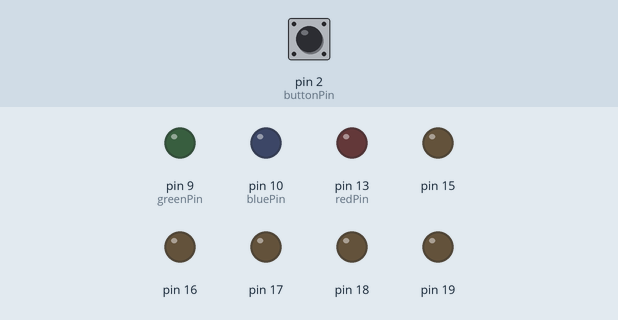
Simulated run of this sketch. Board: Arduino Uno, built with avr-gcc and run on an emulated ATmega328P. Shown: output pins drawn as LEDs (lit = HIGH). Inputs (shaded band) come from the test bench; at power-on: pin 2 (buttonPin) HIGH. Pins used as bus, display or sensor lines are not drawn; what the sketch prints to the serial monitor is not drawn.

Above: at 0.1 s.
At 5.1 s:
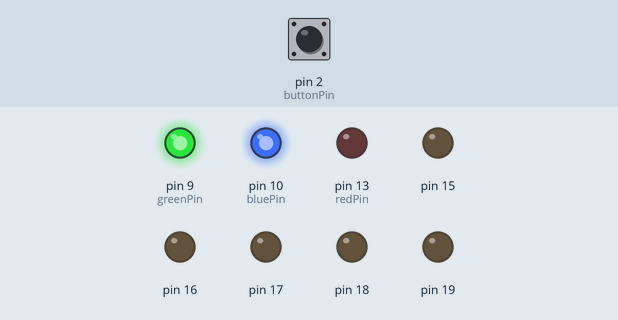
Timing chart, 0 to 6.6 s (numbered marks = the images above):
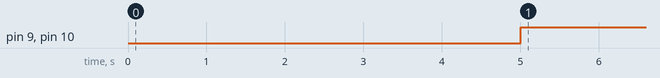

The sketch:

Alliance.ino
```cpp
/***************************************************************************/
//            Hardware: RadioShack Tricolor LED Strip
//            Arduino IDE: Arduino-1.0
//            Date:      April 17, 2013
//            Copyright© 2013 RadioShack Corporation
//
//  This library is free software; you can redistribute it and/or
//  modify it under the terms of the GNU Lesser General Public
//  License as published by the Free Software Foundation; either
//  version 2.1 of the License, or (at your option) any later version.
//
//  This library is distributed in the hope that it will be useful,
//  but WITHOUT ANY WARRANTY; without even the implied warranty of
//  MERCHANTABILITY or FITNESS FOR A PARTICULAR PURPOSE.  See the GNU
//  Lesser General Public License for more details.
//
//  You should have received a copy of the GNU Lesser General Public
//  License along with this library; if not, see <http://www.gnu.org/licenses/>
//
/*****************************************************************************/

#include <avr/pgmspace.h>

// ******** DEBUG ==== should auto config to adapt different mother board *********
//#define DATA_1 (PORTF |=  0X01)    // DATA 1    // for ATMEGA
//#define DATA_0 (PORTF &=  0XFE)    // DATA 0    // for ATMEGA
//#define STRIP_PINOUT DDRF=0xFF  // for ATMEGA
#define DATA_1 (PORTC |=  0X01)    // DATA 1    // for UNO
#define DATA_0 (PORTC &=  0XFE)    // DATA 0    // for UNO
#define STRIP_PINOUT (DDRC=0xFF)    // for UNO

PROGMEM const unsigned long pattern_test_green[10][10]={
  {0xff0000,0x000000,0x000000,0x000000,0x000000,0x000000,0x000000,0x000000,0x000000,0x000000},
  {0x000000,0xff0000,0x000000,0x000000,0x000000,0x000000,0x000000,0x000000,0x000000,0x000000},
  {0x000000,0x000000,0xff0000,0x000000,0x000000,0x000000,0x000000,0x000000,0x000000,0x000000},
  {0x000000,0x000000,0x000000,0xff0000,0x000000,0x000000,0x000000,0x000000,0x000000,0x000000},
  {0x000000,0x000000,0x000000,0x000000,0xff0000,0x000000,0x000000,0x000000,0x000000,0x000000},
  {0x000000,0x000000,0x000000,0x000000,0x000000,0xff0000,0x000000,0x000000,0x000000,0x000000},
  {0x000000,0x000000,0x000000,0x000000,0x000000,0x000000,0xff0000,0x000000,0x000000,0x000000},
  {0x000000,0x000000,0x000000,0x000000,0x000000,0x000000,0x000000,0xff0000,0x000000,0x000000},
  {0x000000,0x000000,0x000000,0x000000,0x000000,0x000000,0x000000,0x000000,0xff0000,0x000000},
  {0x000000,0x000000,0x000000,0x000000,0x000000,0x000000,0x000000,0x000000,0x000000,0xff0000},
};

PROGMEM const unsigned long pattern_solid_red[10][10]={
  {0x00ff00,0x00ff00,0x00ff00,0x00ff00,0x00ff00,0x00ff00,0x00ff00,0x00ff00,0x00ff00,0x00ff00},
  {0x00ff00,0x00ff00,0x00ff00,0x00ff00,0x00ff00,0x00ff00,0x00ff00,0x00ff00,0x00ff00,0x00ff00},
  {0x00ff00,0x00ff00,0x00ff00,0x00ff00,0x00ff00,0x00ff00,0x00ff00,0x00ff00,0x00ff00,0x00ff00},
  {0x00ff00,0x00ff00,0x00ff00,0x00ff00,0x00ff00,0x00ff00,0x00ff00,0x00ff00,0x00ff00,0x00ff00},
  {0x00ff00,0x00ff00,0x00ff00,0x00ff00,0x00ff00,0x00ff00,0x00ff00,0x00ff00,0x00ff00,0x00ff00},
  {0x00ff00,0x00ff00,0x00ff00,0x00ff00,0x00ff00,0x00ff00,0x00ff00,0x00ff00,0x00ff00,0x00ff00},
  {0x00ff00,0x00ff00,0x00ff00,0x00ff00,0x00ff00,0x00ff00,0x00ff00,0x00ff00,0x00ff00,0x00ff00},
  {0x00ff00,0x00ff00,0x00ff00,0x00ff00,0x00ff00,0x00ff00,0x00ff00,0x00ff00,0x00ff00,0x00ff00},
  {0x00ff00,0x00ff00,0x00ff00,0x00ff00,0x00ff00,0x00ff00,0x00ff00,0x00ff00,0x00ff00,0x00ff00},
  {0x00ff00,0x00ff00,0x00ff00,0x00ff00,0x00ff00,0x00ff00,0x00ff00,0x00ff00,0x00ff00,0x00ff00},
};

PROGMEM const unsigned long pattern_solid_blue[10][10]={
  {0x0000ff,0x0000ff,0x0000ff,0x0000ff,0x0000ff,0x0000ff,0x0000ff,0x0000ff,0x0000ff,0x0000ff},
  {0x0000ff,0x0000ff,0x0000ff,0x0000ff,0x0000ff,0x0000ff,0x0000ff,0x0000ff,0x0000ff,0x0000ff},
  {0x0000ff,0x0000ff,0x0000ff,0x0000ff,0x0000ff,0x0000ff,0x0000ff,0x0000ff,0x0000ff,0x0000ff},
  {0x0000ff,0x0000ff,0x0000ff,0x0000ff,0x0000ff,0x0000ff,0x0000ff,0x0000ff,0x0000ff,0x0000ff},
  {0x0000ff,0x0000ff,0x0000ff,0x0000ff,0x0000ff,0x0000ff,0x0000ff,0x0000ff,0x0000ff,0x0000ff},
  {0x0000ff,0x0000ff,0x0000ff,0x0000ff,0x0000ff,0x0000ff,0x0000ff,0x0000ff,0x0000ff,0x0000ff},
  {0x0000ff,0x0000ff,0x0000ff,0x0000ff,0x0000ff,0x0000ff,0x0000ff,0x0000ff,0x0000ff,0x0000ff},
  {0x0000ff,0x0000ff,0x0000ff,0x0000ff,0x0000ff,0x0000ff,0x0000ff,0x0000ff,0x0000ff,0x0000ff},
  {0x0000ff,0x0000ff,0x0000ff,0x0000ff,0x0000ff,0x0000ff,0x0000ff,0x0000ff,0x0000ff,0x0000ff},
  {0x0000ff,0x0000ff,0x0000ff,0x0000ff,0x0000ff,0x0000ff,0x0000ff,0x0000ff,0x0000ff,0x0000ff},
};

PROGMEM const unsigned long pattern_test_blue[10][10]={
  {0x00ff00,0x000000,0x000000,0x000000,0x000000,0x000000,0x000000,0x000000,0x000000,0x000000},
  {0x000000,0x00ff00,0x000000,0x000000,0x000000,0x000000,0x000000,0x000000,0x000000,0x000000},
  {0x000000,0x000000,0x00ff00,0x000000,0x000000,0x000000,0x000000,0x000000,0x000000,0x000000},
  {0x000000,0x000000,0x000000,0x00ff00,0x000000,0x000000,0x000000,0x000000,0x000000,0x000000},
  {0x000000,0x000000,0x000000,0x000000,0x00ff00,0x000000,0x000000,0x000000,0x000000,0x000000},
  {0x000000,0x000000,0x000000,0x000000,0x000000,0x00ff00,0x000000,0x000000,0x000000,0x000000},
  {0x000000,0x000000,0x000000,0x000000,0x000000,0x000000,0x00ff00,0x000000,0x000000,0x000000},
  {0x000000,0x000000,0x000000,0x000000,0x000000,0x000000,0x000000,0x00ff00,0x000000,0x000000},
  {0x000000,0x000000,0x000000,0x000000,0x000000,0x000000,0x000000,0x000000,0x00ff00,0x000000},
  {0x000000,0x000000,0x000000,0x000000,0x000000,0x000000,0x000000,0x000000,0x000000,0x00ff00},
};

PROGMEM const unsigned long pattern_test_red[10][10]={
  {0x0000ff,0x000000,0x000000,0x000000,0x000000,0x000000,0x000000,0x000000,0x000000,0x000000},
  {0x000000,0x0000ff,0x000000,0x000000,0x000000,0x000000,0x000000,0x000000,0x000000,0x000000},
  {0x000000,0x000000,0x0000ff,0x000000,0x000000,0x000000,0x000000,0x000000,0x000000,0x000000},
  {0x000000,0x000000,0x000000,0x0000ff,0x000000,0x000000,0x000000,0x000000,0x000000,0x000000},
  {0x000000,0x000000,0x000000,0x000000,0x0000ff,0x000000,0x000000,0x000000,0x000000,0x000000},
  {0x000000,0x000000,0x000000,0x000000,0x000000,0x0000ff,0x000000,0x000000,0x000000,0x000000},
  {0x000000,0x000000,0x000000,0x000000,0x000000,0x000000,0x0000ff,0x000000,0x000000,0x000000},
  {0x000000,0x000000,0x000000,0x000000,0x000000,0x000000,0x000000,0x0000ff,0x000000,0x000000},
  {0x000000,0x000000,0x000000,0x000000,0x000000,0x000000,0x000000,0x000000,0x0000ff,0x000000},
  {0x000000,0x000000,0x000000,0x000000,0x000000,0x000000,0x000000,0x000000,0x000000,0x0000ff},
};

PROGMEM const unsigned long pattern_test_white[10][10]={
  {0xffffff,0x000000,0x000000,0x000000,0x000000,0x000000,0x000000,0x000000,0x000000,0x000000},
  {0x000000,0xffffff,0x000000,0x000000,0x000000,0x000000,0x000000,0x000000,0x000000,0x000000},
  {0x000000,0x000000,0xffffff,0x000000,0x000000,0x000000,0x000000,0x000000,0x000000,0x000000},
  {0x000000,0x000000,0x000000,0xffffff,0x000000,0x000000,0x000000,0x000000,0x000000,0x000000},
  {0x000000,0x000000,0x000000,0x000000,0xffffff,0x000000,0x000000,0x000000,0x000000,0x000000},
  {0x000000,0x000000,0x000000,0x000000,0x000000,0xffffff,0x000000,0x000000,0x000000,0x000000},
  {0x000000,0x000000,0x000000,0x000000,0x000000,0x000000,0xffffff,0x000000,0x000000,0x000000},
  {0x000000,0x000000,0x000000,0x000000,0x000000,0x000000,0x000000,0xffffff,0x000000,0x000000},
  {0x000000,0x000000,0x000000,0x000000,0x000000,0x000000,0x000000,0x000000,0xffffff,0x000000},
  {0x000000,0x000000,0x000000,0x000000,0x000000,0x000000,0x000000,0x000000,0x000000,0xffffff},
};

PROGMEM const unsigned long pattern_test_comet1[][10]={
  {0xffffff,0x000000,0x000000,0x000000,0x000000,0x000000,0x000000,0x000000,0x000000,0x000000},
  {0x444444,0xffffff,0x000000,0x000000,0x000000,0x000000,0x000000,0x000000,0x000000,0x000000},
  {0x111111,0x444444,0xffffff,0x000000,0x000000,0x000000,0x000000,0x000000,0x000000,0x000000},
  {0x000000,0x111111,0x444444,0xffffff,0x000000,0x000000,0x000000,0x000000,0x000000,0x000000},
  {0x000000,0x000000,0x111111,0x444444,0xffffff,0x000000,0x000000,0x000000,0x000000,0x000000},
  {0x000000,0x000000,0x000000,0x111111,0x444444,0xffffff,0x000000,0x000000,0x000000,0x000000},
  {0x000000,0x000000,0x000000,0x000000,0x111111,0x444444,0xffffff,0x000000,0x000000,0x000000},
  {0x000000,0x000000,0x000000,0x000000,0x000000,0x111111,0x444444,0xffffff,0x000000,0x000000},
  {0x000000,0x000000,0x000000,0x000000,0x000000,0x000000,0x111111,0x444444,0xffffff,0x000000},
  {0x000000,0x000000,0x000000,0x000000,0x000000,0x000000,0x000000,0x111111,0x444444,0xffffff},
};

PROGMEM const unsigned long pattern_test_comet2[][10]={
  {0xffffff,0x000000,0x000000,0x111111,0x444444,0xffffff,0x000000,0x000000,0x000000,0x000000},
  {0x444444,0xffffff,0x000000,0x000000,0x111111,0x444444,0xffffff,0x000000,0x000000,0x000000},
  {0x111111,0x444444,0xffffff,0x000000,0x000000,0x111111,0x444444,0xffffff,0x000000,0x000000},
  {0x000000,0x111111,0x444444,0xffffff,0x000000,0x000000,0x111111,0x444444,0xffffff,0x000000},
  {0x000000,0x000000,0x111111,0x444444,0xffffff,0x000000,0x000000,0x111111,0x444444,0xffffff},
  {0xffffff,0x000000,0x000000,0x111111,0x444444,0xffffff,0x000000,0x000000,0x000000,0x000000},
  {0x444444,0xffffff,0x000000,0x000000,0x111111,0x444444,0xffffff,0x000000,0x000000,0x000000},
  {0x111111,0x444444,0xffffff,0x000000,0x000000,0x111111,0x444444,0xffffff,0x000000,0x000000},
  {0x000000,0x111111,0x444444,0xffffff,0x000000,0x000000,0x111111,0x444444,0xffffff,0x000000},
  {0x000000,0x000000,0x111111,0x444444,0xffffff,0x000000,0x000000,0x111111,0x444444,0xffffff},
};

PROGMEM const unsigned long pattern_test_comet3[][10]={
  {0xffffff,0x000000,0x000000,0x000000,0x000000,0x000000,0x000000,0x000000,0x000000,0xffffff},
  {0x444444,0xffffff,0x000000,0x000000,0x000000,0x000000,0x000000,0x000000,0xffffff,0x444444},
  {0x111111,0x444444,0xffffff,0x000000,0x000000,0x000000,0x000000,0xffffff,0x444444,0x111111},
  {0x000000,0x111111,0x444444,0xffffff,0x000000,0x000000,0xffffff,0x444444,0x111111,0x000000},
  {0x000000,0x000000,0x111111,0x444444,0xffffff,0xffffff,0x444444,0x111111,0x000000,0x000000},
  {0x000000,0x000000,0x111111,0x444444,0xffffff,0xffffff,0x444444,0x111111,0x000000,0x000000},
  {0x000000,0x000000,0x000000,0xffffff,0x444444,0x444444,0xffffff,0x000000,0x000000,0x000000},
  {0x000000,0x000000,0xffffff,0x444444,0x111111,0x111111,0x444444,0xffffff,0x000000,0x000000},
  {0x000000,0xffffff,0x444444,0x111111,0x000000,0x000000,0x111111,0x444444,0xffffff,0x000000},
  {0xffffff,0x444444,0x111111,0x000000,0x000000,0x000000,0x000000,0x111111,0x444444,0xffffff},
};

PROGMEM const unsigned long pattern_test_rainbow[10][10]={
  {0xff0000,0xff7f00,0xffff00,0x00ff00,0x0000ff,0x6f00ff,0x8f00ff,0x000000,0x000000,0x000000},
  {0x000000,0xff0000,0xff7f00,0xffff00,0x00ff00,0x0000ff,0x6f00ff,0x8f00ff,0x000000,0x000000},
  {0x000000,0x000000,0xff0000,0xff7f00,0xffff00,0x00ff00,0x0000ff,0x6f00ff,0x8f00ff,0x000000},
  {0x000000,0x000000,0x000000,0xff0000,0xff7f00,0xffff00,0x00ff00,0x0000ff,0x6f00ff,0x8f00ff},
  {0x8f00ff,0x000000,0x000000,0x000000,0xff0000,0xff7f00,0xffff00,0x00ff00,0x0000ff,0x6f00ff},
  {0x6f00ff,0x8f00ff,0x000000,0x000000,0x000000,0xff0000,0xff7f00,0xffff00,0x00ff00,0x0000ff},
  {0x0000ff,0x6f00ff,0x8f00ff,0x000000,0x000000,0x000000,0xff0000,0xff7f00,0xffff00,0x00ff00},
  {0x00ff00,0x0000ff,0x6f00ff,0x8f00ff,0x000000,0x000000,0x000000,0xff0000,0xff7f00,0xffff00},
  {0xffff00,0x00ff00,0x0000ff,0x6f00ff,0x8f00ff,0x000000,0x000000,0x000000,0xff0000,0xff7f00},
  {0xff7f00,0xffff00,0x00ff00,0x0000ff,0x6f00ff,0x8f00ff,0x000000,0x000000,0x000000,0xff0000},
};


// ***********************************************************************************************************
// *
// *                            Power Up Init.
// *
// *
// ***********************************************************************************************************

int buttonPin = 2;
int greenPin = 9;
int bluePin = 10;
int power = 11;
int redPin = 13;
boolean red = false;

void setup() {
  Serial.begin(9600);
  STRIP_PINOUT;        // set output pin - DEBUG: should auto detect which mother board for use

  reset_strip();
  //noInterrupts();
  pinMode(buttonPin, INPUT);    // button as input
  pinMode(greenPin,OUTPUT);
  pinMode(bluePin,OUTPUT);
  pinMode(power,OUTPUT);
  pinMode(redPin,OUTPUT);
  digitalWrite(buttonPin, HIGH); // turns on pull-up resistor after input
  if(digitalRead(buttonPin)==HIGH){
    red = true;
  }

}


// ***********************************************************************************************************
// *
// *                            Main Loop
// *
// *
// ***********************************************************************************************************
void loop()
{
  if(red)
  {
    send_1M_pattern(pattern_solid_red, 10, 500);
    while(1){
      if(digitalRead(buttonPin)==LOW){ //Change light color
        red = false;
        break;
      }
      Serial.println("RED"); //DEBUGGING PURPOSES
      digitalWrite(bluePin,HIGH);
      digitalWrite(redPin,LOW);
      digitalWrite(greenPin,HIGH);
      delay(1);
    }
  }else{
    send_1M_pattern(pattern_solid_blue, 10, 500);
    while(1){
      if(digitalRead(buttonPin)==HIGH){ //Change light color
        red = true;
        break;
      }
      Serial.println("BLUE"); //DEBUGGING PURPOSES
      digitalWrite(redPin,HIGH);
      digitalWrite(bluePin,LOW);
      digitalWrite(greenPin,HIGH);
      delay(1);
    }
  }
  /*
  send_1M_pattern(pattern_test_green, 10, 500);
  delay(500);
  send_1M_pattern(pattern_test_white, 10, 500);
  delay(500);
  send_1M_pattern(pattern_test_comet1, 10, 70);
  delay(500);
  send_1M_pattern(pattern_test_comet2, 10, 70);
  delay(500);
  send_1M_pattern(pattern_test_comet3, 10, 70);
  delay(500);


  while (1)
  {
    send_1M_pattern(pattern_test_rainbow, 10, 70);
  }


  /*
	frame++;
   	if(frame<=10) LEDSTRIP_PATTERN_0();
   	if(10<frame<=20) LEDSTRIP_PATTERN_0();
   	if(20<frame<=30) LEDSTRIP_PATTERN_0();
   	if(frame>30) frame=1;
   */
  //delay(1);*/
}


/*******************************************************************************
 * Function Name  : send_1M_pattern
 * Description    : Transmit pattern to whole 1 meter strip
 *
 * Input          : pointer to ROM pattern; pattern length; frame rate
 *
 * Output         : None
 * Return         : None
 *******************************************************************************/
void send_1M_pattern(const unsigned long data[][10], int pattern_no, int frame_rate)
{
  int i=0;
  int j=0;
  uint32_t temp_data;

  for (i=0;i<pattern_no;i++)
  {
    noInterrupts();
    for (j=0;j<10;j++)
    {
      temp_data=pgm_read_dword_near(&data[i][j]);
      send_strip(temp_data);
    }
    interrupts();

    delay(frame_rate);

  }


}


/*******************************************************************************
 * Function Name  : send_strip
 * Description    : Transmit 24 pulse to LED strip
 *
 * Input          : 24-bit data for the strip
 *
 * Output         : None
 * Return         : None
 *******************************************************************************/
void send_strip(uint32_t data)
{
  int i;
  unsigned long j=0x800000;


  for (i=0;i<24;i++)
  {
    if (data & j)
    {
      DATA_1;
      __asm__("nop\n\t");
      __asm__("nop\n\t");
      __asm__("nop\n\t");
      __asm__("nop\n\t");
      __asm__("nop\n\t");
      __asm__("nop\n\t");
      __asm__("nop\n\t");
      __asm__("nop\n\t");
      __asm__("nop\n\t");
      __asm__("nop\n\t");
      __asm__("nop\n\t");
      __asm__("nop\n\t");
      __asm__("nop\n\t");
      __asm__("nop\n\t");
      __asm__("nop\n\t");
      __asm__("nop\n\t");
      __asm__("nop\n\t");
      __asm__("nop\n\t");

/*----------------------------*/
      __asm__("nop\n\t");
      __asm__("nop\n\t");
      __asm__("nop\n\t");
      __asm__("nop\n\t");
      __asm__("nop\n\t");
      __asm__("nop\n\t");
      __asm__("nop\n\t");
      __asm__("nop\n\t");
      __asm__("nop\n\t");
      __asm__("nop\n\t");
/*----------------------------*/
      DATA_0;
    }
    else
    {
      DATA_1;
      __asm__("nop\n\t");
      __asm__("nop\n\t");
      __asm__("nop\n\t");
      __asm__("nop\n\t");
      __asm__("nop\n\t");
      __asm__("nop\n\t");
      __asm__("nop\n\t");
      __asm__("nop\n\t");
      __asm__("nop\n\t");
      DATA_0;
/*----------------------------*/
       __asm__("nop\n\t");
      __asm__("nop\n\t");
      __asm__("nop\n\t");
/*----------------------------*/
    }

    j>>=1;
  }


}

/*******************************************************************************
 * Function Name  : reset_strip
 * Description    : Send reset pulse to reset all color of the strip
 *
 * Input          : None
 *
 * Output         : None
 * Return         : None
 *******************************************************************************/
void	reset_strip()
{
  DATA_0;
  delayMicroseconds(20);
}
```

Measured:
- by itself, pin 9 (greenPin), pin 10 (bluePin): LOW → HIGH at 5.0 s
